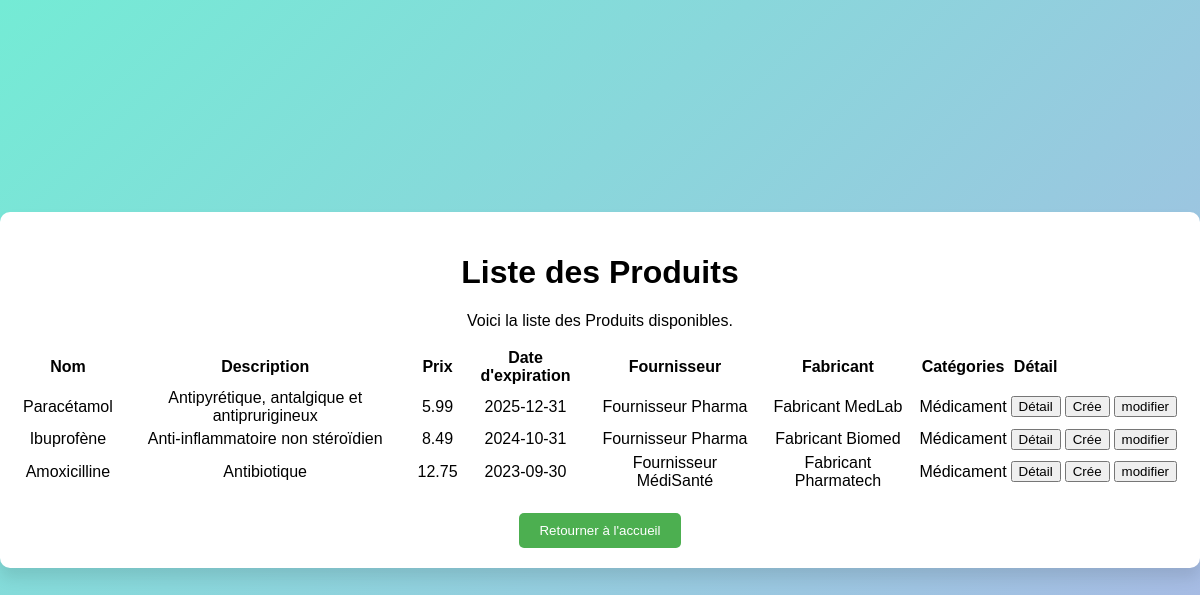
Screenshot of /temp.php with the database file from the repository.
### tables this page shows
CREATE TABLE `pharmacie` (
  `id` int(11) NOT NULL,
  `nom_produit` varchar(100) NOT NULL,
  `description` text DEFAULT NULL,
  `prix` decimal(10,2) NOT NULL,
  `quantite` int(11) NOT NULL,
  `date_expiration` date DEFAULT NULL,
  `fournisseur` varchar(100) DEFAULT NULL,
  `fabricant` varchar(100) DEFAULT NULL,
  `categorie` varchar(50) DEFAULT NULL,
  `date_entree` date DEFAULT NULL,
  `date_sortie` date DEFAULT NULL,
  `lieu_stockage` varchar(100) DEFAULT NULL,
  `pharmacien_responsable` varchar(100) DEFAULT NULL,
  `client` varchar(100) DEFAULT NULL,
  `adresse_client` varchar(255) DEFAULT NULL,
  `telephone_client` varchar(20) DEFAULT NULL
);

### temp.php (the view, shortened to what this page needs)
<?php
$servername = '127.0.0.1';
$username = 'root';
$password = '';
$dbname = 'formation';
$charset = 'utf8mb4';
$connection_string = "mysql:host=$servername;dbname=$dbname;charset=$charset";
$options = [
    PDO::ATTR_ERRMODE => PDO::ERRMODE_EXCEPTION,
    PDO::ATTR_DEFAULT_FETCH_MODE => PDO::FETCH_ASSOC,
];
try {
    $pdo = new PDO($connection_string, $username, $password, $options);
    $sql = "SELECT * FROM pharmacie";
    $stmt = $pdo->query($sql);
    $results = $stmt->fetchAll();
} catch (PDOException $e) {
    echo "Erreur de connexion : " . $e->getMessage();
}
?>
<!DOCTYPE html>
<html lang="fr">
<head>
    <link rel="stylesheet" href="style3.css">
</head>
<body>
    <div class="ContainerPrincipal">
        <h1>Liste des Produits</h1>
        <p>Voici la liste des Produits disponibles.</p>
        <div class="produit-liste">
            <table>
                <thead>
                    <tr>
                        <th>Nom</th>
                        <th>Description</th>
                        <th>Prix</th>
                        <th>Date d'expiration</th>
                        <th>Fournisseur</th>
                        <th>Fabricant</th>
                        <th>Catégories</th>
                        <th>Détail</th>
                    </tr>
                </thead>
                <tbody>
                    <?php foreach ($results as $Prodm): ?>
                        <tr>
                            <td><?php echo $Prodm["nom_produit"]; ?></td>
                            <td><?php echo $Prodm["description"]; ?></td>
                            <td><?php echo $Prodm["prix"]; ?></td>
                            <td><?php echo $Prodm["date_expiration"]; ?></td>
                            <td><?php echo $Prodm["fournisseur"]; ?></td>
                            <td><?php echo $Prodm["fabricant"]; ?></td>
                            <td><?php echo $Prodm["categorie"]; ?></td>
                            <td>
                                <form action='détails.php'>
                                    <input type='submit' value='Détail' />
                                </form>
                            </td>
                            <td>
                            <form action='CreationRe.php'>
                            <button class="creation-button" type="submit">Crée</button>
                                </form>
                            </td>
                            <td>
                            <form action='modif.php'>
                            <button class="modif-button" type="submit">modifier</button>
                                </form>
                            </td>
                        </tr>
                    <?php endforeach; ?>
                </tbody>
            </table>
        </div>
        <div class="button-container">
            <button class="return-button" onclick="window.location.href='index.php'">Retourner à l'accueil</button>
        </div>
    </div>
</body>
</html>

### style3.css (style rules this page uses)
html, body { height: 100%; margin: 0; font-family: 'Arial', sans-serif; display: flex; justify-content: center; align-items: center; background: linear-gradient(135deg, #74ebd5, #acb6e5); }
.ContainerPrincipal { width: 100%; max-width: 1200px; padding: 20px; background: #ffffff; border-radius: 10px; box-shadow: 0 10px 15px rgba(0, 0, 0, 0.1); text-align: center; margin-bottom: 20px; }
.button-container { text-align: center; margin-top: 20px; }
.return-button { padding: 10px 20px; background-color: #4CAF50; color: white; border: none; cursor: pointer; border-radius: 5px; text-decoration: none; }

### rows the page displays
pharmacie: nom_produit "Paracétamol", description "Antipyrétique, antalgique et antiprurigineux", prix "5.99", date_expiration "2025-12-31", fournisseur "Fournisseur Pharma", fabricant "Fabricant MedLab", categorie "Médicament"
pharmacie: nom_produit "Ibuprofène", description "Anti-inflammatoire non stéroïdien", prix "8.49", date_expiration "2024-10-31", fournisseur "Fournisseur Pharma", fabricant "Fabricant Biomed", categorie "Médicament"
pharmacie: nom_produit "Amoxicilline", description "Antibiotique", prix "12.75", date_expiration "2023-09-30", fournisseur "Fournisseur MédiSanté", fabricant "Fabricant Pharmatech", categorie "Médicament"
